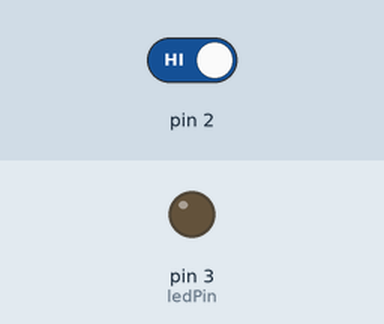
Recording of a sketch running on a simulated Arduino Uno, built with avr-gcc and run on an emulated ATmega328P. Parts: output pins drawn as LEDs (lit = HIGH). The inputs (shaded band) are chosen by the test bench; at power-on: pin 2 HIGH.

Above: at 1.2 s.
1.3 s: pin 2 driven LOW
At 2.3 s:
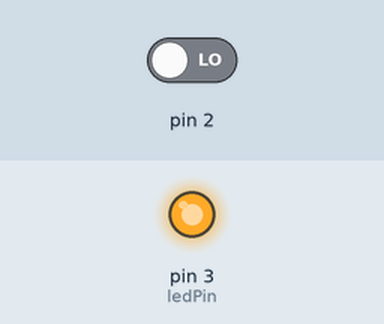
Timing chart, 0 to 4.3 s (numbered marks = the images above; inputs shaded):
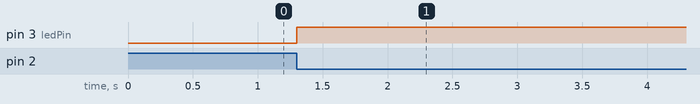

Measured:
- after the input at 1.3 s, pin 3 (ledPin): LOW → HIGH at once

The sketch:

IntHandler.ino
```cpp
int ledPin = 3;
volatile int val = 0;
unsigned long buttonTime = 0;
unsigned long lastButtonTime = 0;

void setup()
{
	pinMode(ledPin, OUTPUT);
	attachInterrupt(0, buttonISR, FALLING);
}

void loop()
{
}

void buttonISR()
{
	buttonTime = millis();
	if (buttonTime - lastButtonTime > 250)
	{
		if (val)
		{
			val = 0;
			digitalWrite(ledPin, LOW);
		} else {
			val = 1;
			digitalWrite(ledPin, HIGH);
		}
		lastButtonTime = buttonTime;
	}
}
```
